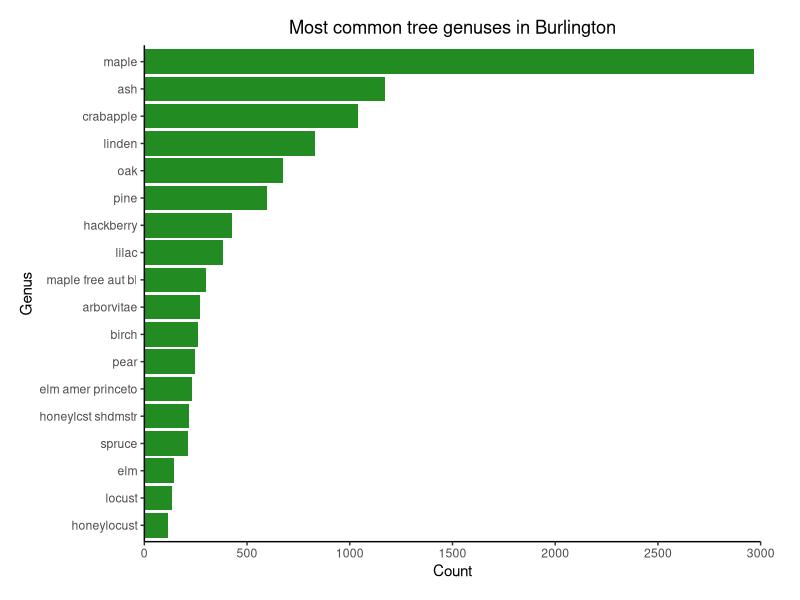
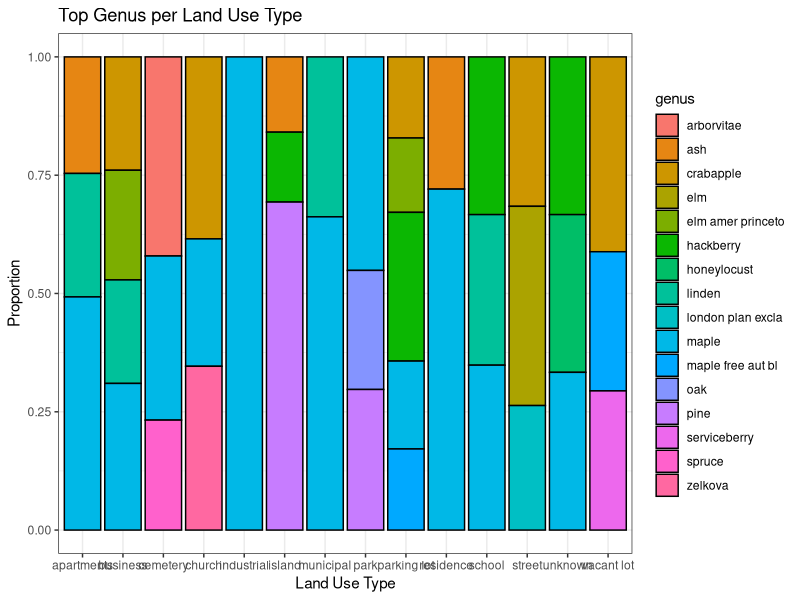
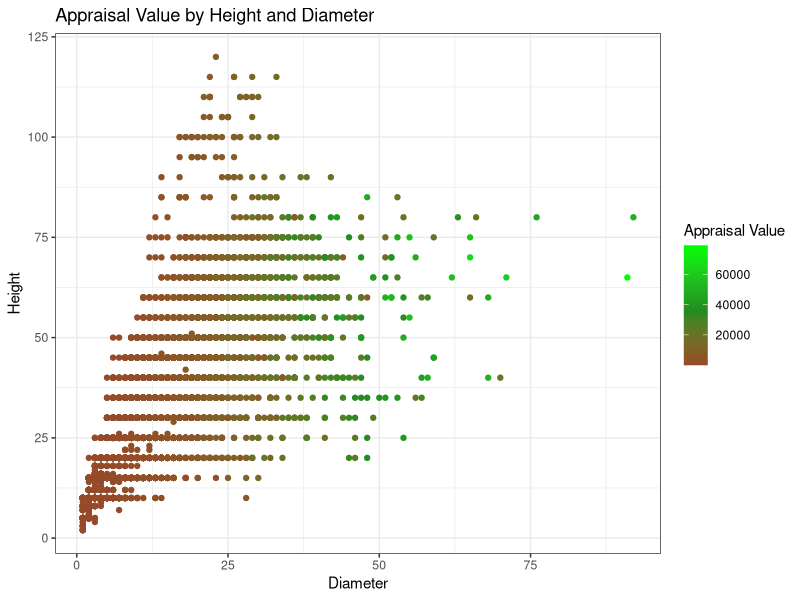

Write the R code that produced these figures, in order.
## ---- chunk 1
knitr::opts_chunk$set(echo = TRUE)
library(ggplot2)
library(dplyr)
library(tidyverse)
library(lubridate)
library(zoo)

theme_set(theme_bw())

## ---- chunk 2
# read in csv file
trees <- read.csv("./Burlington_Trees.csv")
library("magrittr")

# separate Geo.Point column to latitude and longitude
# and convert to numeric variables
trees <- trees %>% 
         separate(Geo.Point, c("lat", "long"), ",") %>% 
         mutate(lat = as.numeric(lat),
                long = as.numeric(long))

# separate species column into genus, species
trees <- trees %>% 
         separate(species, c("genus", "species"), ",")

# remove the "spp" included as a place holder for genus
trees$genus <- gsub(" spp", "", trees$genus)

# correct the misspelling of mapl to maple
trees$genus <- gsub("mapl", "maple", trees$genus, fixed = TRUE)
trees$genus <- gsub("maplee", "maple", trees$genus)

# convert zeros in numeric columns to NA so they will not be included in graphs
# in this case, zero values are due to lack of information, not lack of value,
# so all were converted to NA values to be filtered out later
# repeat for blank values
trees[trees == 0] <- NA
trees[trees == ""] <- NA

# convert dates to better format
trees <- trees %>% 
  mutate(modified = as.yearmon(modified, "%m/%Y"))

# cleaned data frame
head(trees)

## ---- chunk 3
# number of trees by species
# histogram
spec_hist <- trees %>% group_by(genus) %>% mutate(freq = n()) %>% 
  filter(freq>100, genus!="NA", genus!="unknown") %>%
  ggplot(aes(x=reorder(genus, genus, function(x) length(x)))) +
  geom_bar(fill="forestgreen") + 
  coord_flip() +
  labs(title="Most common tree genuses in Burlington", x="Genus", y="Count") +
  scale_y_continuous(expand=c(0,0), limits=c(0,3000), breaks=seq(0,3000,500)) +
  theme(panel.grid.major = element_blank(), panel.grid.minor = element_blank(), panel.border= element_blank(),
        plot.title=element_text(hjust=0.5), axis.line = element_line(), plot.margin=unit(c(0.5,1,0.5,0.5),"cm"))

spec_hist

## ---- chunk 4
# landuse v species
# multiple bar chart
# see if certain types of trees are more common by business, residential, etc.

# format the data into a new data fram
landuse_by_genus <- xtabs(formula = ~ landuse + genus,
                       data = trees) %>% 
  prop.table(margin = "landuse") %>%  # calculates proportio
  
  # pipe into data.frame
  # Using data.frame() turns it from a table into a data frame
  data.frame() %>% 
  filter(Freq > .1) 

landuse_by_genus

landuse_species_bar <- ggplot(data = landuse_by_genus,
       mapping = aes(x = landuse,
                     fill = genus,
                     y = Freq)) + 
  
  # Now we need to tell geom_bar() to override it'd default choice of y
  # We do this with stat = "identity" (identity means "Use the y I gave you!")
  geom_bar(color = "black",
           stat = "identity",
           position = "fill") + 
  
  labs(y = "Proportion", 
       title = "Top Genus per Land Use Type",
       x = "Land Use Type")


landuse_species_bar

## ---- chunk 5
# will
# map of burlington with points as trees and colored by land use type
# map of burlington with points as trees and colored by species
# facet wrap them next to each other!

## ---- chunk 6
# diameter v appraisal
# scatterplot probably
appraisal <- trees %>% filter(appraise != "NA", diameter != "NA", height != "NA") %>%
  ggplot(mapping=aes(x=diameter,y=height, color=appraise)) +
  geom_point() +
  scale_color_gradient2(low = 'brown', high = 'green', midpoint=35000, mid="forestgreen") +
  labs(title="Appraisal Value by Height and Diameter", x="Diameter", y="Height", color="Appraisal Value")
  

appraisal
